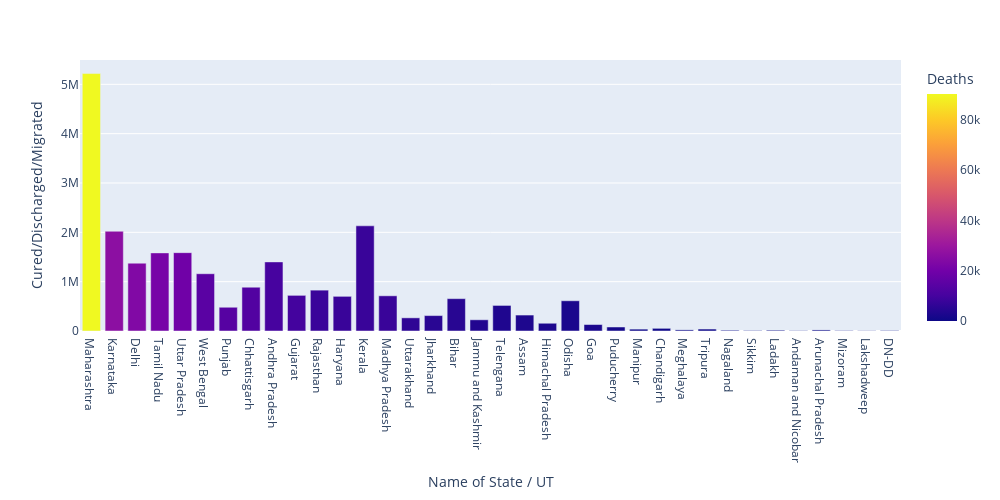

The cell this chart's notebook holds for it:
### Markdown cell above
# BAR GRAPH FOR PATIENT DISCHARGED

### Code cell
#data["Cured/Discharged/Migrated"]=data.sort_values("Cured/Discharged/Migrated")
bare=data.sort_values(["Deaths"], ascending=False)
cure=px.bar(bare,"Name of State / UT","Cured/Discharged/Migrated",color="Deaths",barmode="relative",width=1000, height=500)
#['stack', 'group', 'overlay', 'relative']
cure.show()

### Figure 1 — Plotly figure (JSON) as saved in the notebook; plotly's stock layout.template omitted (floating-point values rounded to 4 significant figures)
{"data": [{"alignmentgroup": "True", "hovertemplate": "Name of State / UT=%{x}<br>Cured/Discharged/Migrated=%{y}<br>Deaths=%{marker.color}<extra></extra>", "legendgroup": "", "marker": {"color": [90349, 26399, 23565, 21340, 19519, 14674, 13642, 12723, 10328, 9665, 7911, 7735, 7731, 7686, 6020, 4891, 4746, 3662, 3169, 2915, 2887, 2549, 2460, 1408, 720, 714, 502, 473, 315, 237, 179, 106, 104, 34, 26, 4], "coloraxis": "coloraxis"}, "name": "", "offsetgroup": "", "orientation": "v", "showlegend": false, "textposition": "auto", "type": "bar", "x": ["Maharashtra", "Karnataka", "Delhi", "Tamil Nadu", "Uttar Pradesh", "West Bengal", "Punjab", "Chhattisgarh", "Andhra Pradesh", "Gujarat", "Rajasthan", "Haryana", "Kerala", "Madhya Pradesh", "Uttarakhand", "Jharkhand", "Bihar", "Jammu and Kashmir", "Telengana", "Assam", "Himachal Pradesh", "Odisha", "Goa", "Puducherry", "Manipur", "Chandigarh", "Meghalaya", "Tripura", "Nagaland", "Sikkim", "Ladakh", "Andaman and Nicobar", "Arunachal Pradesh", "Mizoram", "Lakshadweep", "DN-DD"], "xaxis": "x", "y": [5218768, 2022172, 1374682, 1583504, 1588161, 1160928, 481462, 887518, 1400754, 722741, 828558, 702779, 2132071, 713376, 266758, 312526, 655850, 227242, 518266, 323368, 157042, 612993, 131244, 81336, 37946, 54215, 22976, 39491, 15414, 9904, 16070, 6544, 21575, 8160, 4765, 9657], "yaxis": "y"}], "layout": {"barmode": "relative", "coloraxis": {"colorbar": {"title": {"text": "Deaths"}}, "colorscale": [[0, "#0d0887"], [0.1111, "#46039f"], [0.2222, "#7201a8"], [0.3333, "#9c179e"], [0.4444, "#bd3786"], [0.5556, "#d8576b"], [0.6667, "#ed7953"], [0.7778, "#fb9f3a"], [0.8889, "#fdca26"], [1, "#f0f921"]]}, "height": 500, "legend": {"tracegroupgap": 0}, "margin": {"t": 60}, "width": 1000, "xaxis": {"anchor": "y", "domain": [0, 1], "title": {"text": "Name of State / UT"}}, "yaxis": {"anchor": "x", "domain": [0, 1], "title": {"text": "Cured/Discharged/Migrated"}}}}
